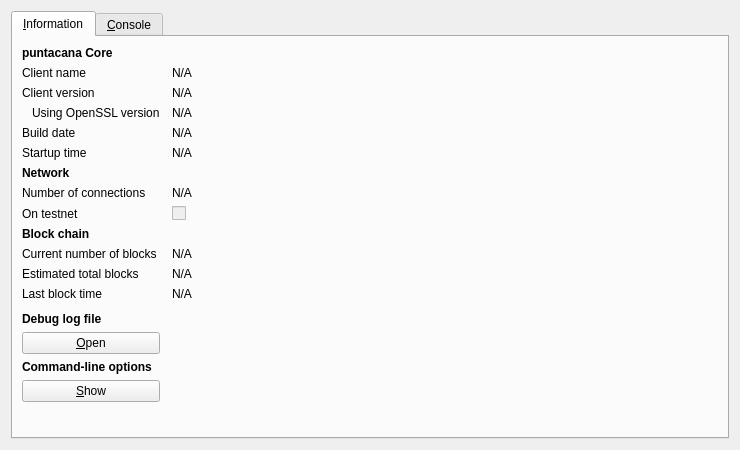
<?xml version="1.0" encoding="UTF-8"?>
<ui version="4.0">
 <class>RPCConsole</class>
 <widget class="QDialog" name="RPCConsole">
  <property name="geometry">
   <rect>
    <x>0</x>
    <y>0</y>
    <width>740</width>
    <height>450</height>
   </rect>
  </property>
  <property name="windowTitle">
   <string>puntacana - Debug window</string>
  </property>
  <layout class="QVBoxLayout" name="verticalLayout_2">
   <item>
    <widget class="QTabWidget" name="tabWidget">
     <property name="currentIndex">
      <number>0</number>
     </property>
     <widget class="QWidget" name="tab_info">
      <attribute name="title">
       <string>&amp;Information</string>
      </attribute>
      <layout class="QGridLayout" name="gridLayout" columnstretch="0,1">
       <property name="horizontalSpacing">
        <number>12</number>
       </property>
       <item row="0" column="0">
        <widget class="QLabel" name="label_9">
         <property name="font">
          <font>
           <weight>75</weight>
           <bold>true</bold>
          </font>
         </property>
         <property name="text">
          <string>puntacana Core</string>
         </property>
        </widget>
       </item>
       <item row="1" column="0">
        <widget class="QLabel" name="label_5">
         <property name="text">
          <string>Client name</string>
         </property>
        </widget>
       </item>
       <item row="1" column="1">
        <widget class="QLabel" name="clientName">
         <property name="cursor">
          <cursorShape>IBeamCursor</cursorShape>
         </property>
         <property name="text">
          <string>N/A</string>
         </property>
         <property name="textFormat">
          <enum>Qt::PlainText</enum>
         </property>
         <property name="textInteractionFlags">
          <set>Qt::LinksAccessibleByMouse|Qt::TextSelectableByKeyboard|Qt::TextSelectableByMouse</set>
         </property>
        </widget>
       </item>
       <item row="2" column="0">
        <widget class="QLabel" name="label_6">
         <property name="text">
          <string>Client version</string>
         </property>
        </widget>
       </item>
       <item row="2" column="1">
        <widget class="QLabel" name="clientVersion">
         <property name="cursor">
          <cursorShape>IBeamCursor</cursorShape>
         </property>
         <property name="text">
          <string>N/A</string>
         </property>
         <property name="textFormat">
          <enum>Qt::PlainText</enum>
         </property>
         <property name="textInteractionFlags">
          <set>Qt::LinksAccessibleByMouse|Qt::TextSelectableByKeyboard|Qt::TextSelectableByMouse</set>
         </property>
        </widget>
       </item>
       <item row="3" column="0">
        <widget class="QLabel" name="label_14">
         <property name="text">
          <string>Using OpenSSL version</string>
         </property>
         <property name="indent">
          <number>10</number>
         </property>
        </widget>
       </item>
       <item row="3" column="1">
        <widget class="QLabel" name="openSSLVersion">
         <property name="cursor">
          <cursorShape>IBeamCursor</cursorShape>
         </property>
         <property name="text">
          <string>N/A</string>
         </property>
         <property name="textFormat">
          <enum>Qt::PlainText</enum>
         </property>
         <property name="textInteractionFlags">
          <set>Qt::LinksAccessibleByMouse|Qt::TextSelectableByKeyboard|Qt::TextSelectableByMouse</set>
         </property>
        </widget>
       </item>
       <item row="4" column="0">
        <widget class="QLabel" name="label_12">
         <property name="text">
          <string>Build date</string>
         </property>
        </widget>
       </item>
       <item row="4" column="1">
        <widget class="QLabel" name="buildDate">
         <property name="cursor">
          <cursorShape>IBeamCursor</cursorShape>
         </property>
         <property name="text">
          <string>N/A</string>
         </property>
         <property name="textFormat">
          <enum>Qt::PlainText</enum>
         </property>
         <property name="textInteractionFlags">
          <set>Qt::LinksAccessibleByMouse|Qt::TextSelectableByKeyboard|Qt::TextSelectableByMouse</set>
         </property>
        </widget>
       </item>
       <item row="5" column="0">
        <widget class="QLabel" name="label_13">
         <property name="text">
          <string>Startup time</string>
         </property>
        </widget>
       </item>
       <item row="5" column="1">
        <widget class="QLabel" name="startupTime">
         <property name="cursor">
          <cursorShape>IBeamCursor</cursorShape>
         </property>
         <property name="text">
          <string>N/A</string>
         </property>
         <property name="textFormat">
          <enum>Qt::PlainText</enum>
         </property>
         <property name="textInteractionFlags">
          <set>Qt::LinksAccessibleByMouse|Qt::TextSelectableByKeyboard|Qt::TextSelectableByMouse</set>
         </property>
        </widget>
       </item>
       <item row="6" column="0">
        <widget class="QLabel" name="label_11">
         <property name="font">
          <font>
           <weight>75</weight>
           <bold>true</bold>
          </font>
         </property>
         <property name="text">
          <string>Network</string>
         </property>
        </widget>
       </item>
       <item row="7" column="0">
        <widget class="QLabel" name="label_7">
         <property name="text">
          <string>Number of connections</string>
         </property>
        </widget>
       </item>
       <item row="7" column="1">
        <widget class="QLabel" name="numberOfConnections">
         <property name="cursor">
          <cursorShape>IBeamCursor</cursorShape>
         </property>
         <property name="text">
          <string>N/A</string>
         </property>
         <property name="textFormat">
          <enum>Qt::PlainText</enum>
         </property>
         <property name="textInteractionFlags">
          <set>Qt::LinksAccessibleByMouse|Qt::TextSelectableByKeyboard|Qt::TextSelectableByMouse</set>
         </property>
        </widget>
       </item>
       <item row="8" column="0">
        <widget class="QLabel" name="label_8">
         <property name="text">
          <string>On testnet</string>
         </property>
        </widget>
       </item>
       <item row="8" column="1">
        <widget class="QCheckBox" name="isTestNet">
         <property name="enabled">
          <bool>false</bool>
         </property>
         <property name="text">
          <string/>
         </property>
        </widget>
       </item>
       <item row="9" column="0">
        <widget class="QLabel" name="label_10">
         <property name="font">
          <font>
           <weight>75</weight>
           <bold>true</bold>
          </font>
         </property>
         <property name="text">
          <string>Block chain</string>
         </property>
        </widget>
       </item>
       <item row="10" column="0">
        <widget class="QLabel" name="label_3">
         <property name="text">
          <string>Current number of blocks</string>
         </property>
        </widget>
       </item>
       <item row="10" column="1">
        <widget class="QLabel" name="numberOfBlocks">
         <property name="cursor">
          <cursorShape>IBeamCursor</cursorShape>
         </property>
         <property name="text">
          <string>N/A</string>
         </property>
         <property name="textFormat">
          <enum>Qt::PlainText</enum>
         </property>
         <property name="textInteractionFlags">
          <set>Qt::LinksAccessibleByMouse|Qt::TextSelectableByKeyboard|Qt::TextSelectableByMouse</set>
         </property>
        </widget>
       </item>
       <item row="11" column="0">
        <widget class="QLabel" name="label_4">
         <property name="text">
          <string>Estimated total blocks</string>
         </property>
        </widget>
       </item>
       <item row="11" column="1">
        <widget class="QLabel" name="totalBlocks">
         <property name="cursor">
          <cursorShape>IBeamCursor</cursorShape>
         </property>
         <property name="text">
          <string>N/A</string>
         </property>
         <property name="textFormat">
          <enum>Qt::PlainText</enum>
         </property>
         <property name="textInteractionFlags">
          <set>Qt::LinksAccessibleByMouse|Qt::TextSelectableByKeyboard|Qt::TextSelectableByMouse</set>
         </property>
        </widget>
       </item>
       <item row="12" column="0">
        <widget class="QLabel" name="label_2">
         <property name="text">
          <string>Last block time</string>
         </property>
        </widget>
       </item>
       <item row="12" column="1">
        <widget class="QLabel" name="lastBlockTime">
         <property name="cursor">
          <cursorShape>IBeamCursor</cursorShape>
         </property>
         <property name="text">
          <string>N/A</string>
         </property>
         <property name="textFormat">
          <enum>Qt::PlainText</enum>
         </property>
         <property name="textInteractionFlags">
          <set>Qt::LinksAccessibleByMouse|Qt::TextSelectableByKeyboard|Qt::TextSelectableByMouse</set>
         </property>
        </widget>
       </item>
       <item row="13" column="0">
        <spacer name="verticalSpacer_2">
         <property name="orientation">
          <enum>Qt::Vertical</enum>
         </property>
         <property name="sizeHint" stdset="0">
          <size>
           <width>20</width>
           <height>20</height>
          </size>
         </property>
        </spacer>
       </item>
       <item row="14" column="0">
        <widget class="QLabel" name="labelDebugLogfile">
         <property name="font">
          <font>
           <weight>75</weight>
           <bold>true</bold>
          </font>
         </property>
         <property name="text">
          <string>Debug log file</string>
         </property>
        </widget>
       </item>
       <item row="15" column="0">
        <widget class="QPushButton" name="openDebugLogfileButton">
         <property name="toolTip">
          <string>Open the puntacana debug log file from the current data directory. This can take a few seconds for large log files.</string>
         </property>
         <property name="text">
          <string>&amp;Open</string>
         </property>
         <property name="autoDefault">
          <bool>false</bool>
         </property>
        </widget>
       </item>
       <item row="16" column="0">
        <widget class="QLabel" name="labelCLOptions">
         <property name="font">
          <font>
           <weight>75</weight>
           <bold>true</bold>
          </font>
         </property>
         <property name="text">
          <string>Command-line options</string>
         </property>
        </widget>
       </item>
       <item row="17" column="0">
        <widget class="QPushButton" name="showCLOptionsButton">
         <property name="toolTip">
          <string>Show the puntacana-Qt help message to get a list with possible puntacana command-line options.</string>
         </property>
         <property name="text">
          <string>&amp;Show</string>
         </property>
         <property name="autoDefault">
          <bool>false</bool>
         </property>
        </widget>
       </item>
       <item row="18" column="0">
        <spacer name="verticalSpacer">
         <property name="orientation">
          <enum>Qt::Vertical</enum>
         </property>
         <property name="sizeHint" stdset="0">
          <size>
           <width>20</width>
           <height>40</height>
          </size>
         </property>
        </spacer>
       </item>
      </layout>
     </widget>
     <widget class="QWidget" name="tab_console">
      <attribute name="title">
       <string>&amp;Console</string>
      </attribute>
      <layout class="QVBoxLayout" name="verticalLayout_3">
       <property name="spacing">
        <number>3</number>
       </property>
       <item>
        <widget class="QTextEdit" name="messagesWidget">
         <property name="minimumSize">
          <size>
           <width>0</width>
           <height>100</height>
          </size>
         </property>
         <property name="readOnly">
          <bool>true</bool>
         </property>
         <property name="tabKeyNavigation" stdset="0">
          <bool>false</bool>
         </property>
         <property name="columnCount" stdset="0">
          <number>2</number>
         </property>
        </widget>
       </item>
       <item>
        <layout class="QHBoxLayout" name="horizontalLayout">
         <property name="spacing">
          <number>3</number>
         </property>
         <item>
          <widget class="QLabel" name="label">
           <property name="text">
            <string notr="true">&gt;</string>
           </property>
          </widget>
         </item>
         <item>
          <widget class="QLineEdit" name="lineEdit"/>
         </item>
         <item>
          <widget class="QPushButton" name="clearButton">
           <property name="maximumSize">
            <size>
             <width>24</width>
             <height>24</height>
            </size>
           </property>
           <property name="toolTip">
            <string>Clear console</string>
           </property>
           <property name="text">
            <string/>
           </property>
           <property name="icon">
            <iconset resource="../bitcoin.qrc">
             <normaloff>:/icons/remove</normaloff>:/icons/remove</iconset>
           </property>
           <property name="shortcut">
            <string notr="true">Ctrl+L</string>
           </property>
           <property name="autoDefault">
            <bool>false</bool>
           </property>
          </widget>
         </item>
        </layout>
       </item>
      </layout>
     </widget>
    </widget>
   </item>
  </layout>
 </widget>
 <resources>
  <include location="../bitcoin.qrc"/>
 </resources>
 <connections/>
</ui>
